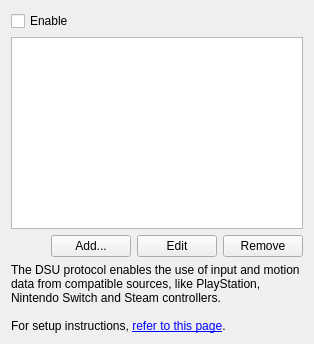
<?xml version="1.0" encoding="UTF-8"?>
<ui version="4.0">
 <class>DualShockUDPClientWidget</class>
 <widget class="QWidget" name="DualShockUDPClientWidget">
  <layout class="QVBoxLayout" name="mainLayout">
   <item>
    <widget class="QCheckBox" name="serversEnabledCheckBox">
     <property name="text">
      <string>Enable</string>
     </property>
    </widget>
   </item>
   <item>
    <widget class="QListWidget" name="serverListWidget"/>
   </item>
   <item>
    <layout class="QHBoxLayout" name="buttonLayout">
     <item>
      <spacer name="buttonSpacer">
       <property name="orientation">
        <enum>Qt::Orientation::Horizontal</enum>
       </property>
       <property name="sizeHint" stdset="0">
        <size>
         <width>40</width>
         <height>20</height>
        </size>
       </property>
      </spacer>
     </item>
     <item>
      <widget class="QPushButton" name="addServerButton">
       <property name="text">
        <string>Add...</string>
       </property>
       <property name="autoDefault">
        <bool>false</bool>
       </property>
      </widget>
     </item>
     <item>
      <widget class="QPushButton" name="editServerButton">
       <property name="text">
        <string>Edit</string>
       </property>
       <property name="autoDefault">
        <bool>false</bool>
       </property>
      </widget>
     </item>
     <item>
      <widget class="QPushButton" name="removeServerButton">
       <property name="text">
        <string>Remove</string>
       </property>
       <property name="autoDefault">
        <bool>false</bool>
       </property>
      </widget>
     </item>
    </layout>
   </item>
   <item>
    <widget class="QLabel" name="descriptionLabel">
     <property name="text">
      <string>The DSU protocol enables the use of input and motion data from compatible sources, like PlayStation, Nintendo Switch and Steam controllers.&lt;br&gt;&lt;br&gt;For setup instructions, &lt;a href=&quot;https://wiki.dolphin-emu.org/index.php?title=DSU_Client&quot;&gt;refer to this page&lt;/a&gt;.</string>
     </property>
     <property name="textFormat">
      <enum>Qt::TextFormat::RichText</enum>
     </property>
     <property name="wordWrap">
      <bool>true</bool>
     </property>
     <property name="openExternalLinks">
      <bool>true</bool>
     </property>
     <property name="textInteractionFlags">
      <set>Qt::TextInteractionFlag::TextBrowserInteraction</set>
     </property>
    </widget>
   </item>
  </layout>
 </widget>
 <tabstops>
  <tabstop>serversEnabledCheckBox</tabstop>
  <tabstop>serverListWidget</tabstop>
  <tabstop>addServerButton</tabstop>
  <tabstop>editServerButton</tabstop>
  <tabstop>removeServerButton</tabstop>
 </tabstops>
 <resources/>
 <connections/>
</ui>
